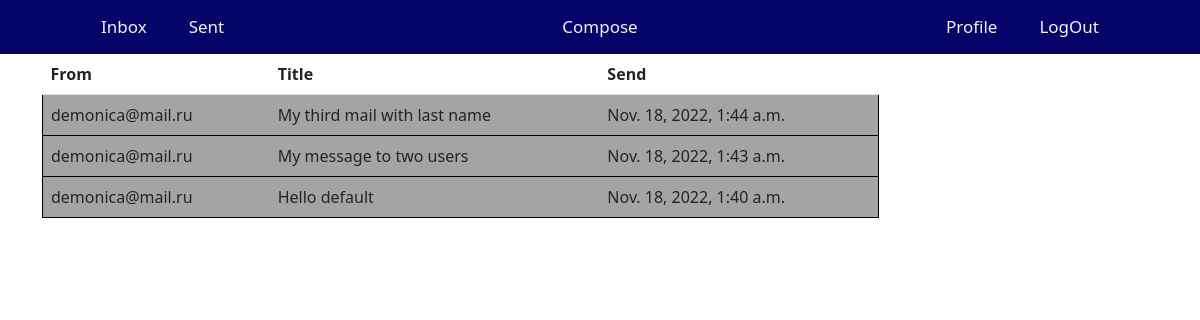
The page /mails/inbox (signed in) on the database its author committed.
### mails/models.py (models this page shows, shortened)
class Mail(models.Model):
    sender = models.ForeignKey(User, on_delete=models.CASCADE, related_name="sender")
    receiver = models.ForeignKey(User, on_delete=models.CASCADE, related_name="receiver")
    title = models.CharField(max_length=200)
    text = models.CharField(max_length=5000, blank=True, null=True)
    was_read = models.BooleanField(default=False)
    send_time = models.DateTimeField(auto_now_add=True)

### users/models.py (models this page shows, shortened)
class User(AbstractUser):
    email = models.EmailField(verbose_name='email', unique=True)
    first_name = models.CharField(max_length=30, blank=True)
    last_name = models.CharField(max_length=30, blank=True)
    birth_date = models.DateField(null=True, blank=True)
    username = None
    USERNAME_FIELD = 'email'
    REQUIRED_FIELDS = []
    objects = UserManager()
    class Meta:
        verbose_name = 'user'
        verbose_name_plural = 'users'

### mails/views.py (the view)
# urls.py: path('inbox', views.InboxPage.as_view(), name='inbox'),
class InboxPage(generic.ListView):
    template_name = 'mails/inbox.html'
    context_object_name = 'inbox_page'
    def get(self, request):
        try:
            mails = Mail.objects.all().filter(receiver_id=request.user.id).order_by('-send_time')
            mails = fullfill_mails(mails)
        except Mail.DoesNotExist:
            mails = []
        return render(request, self.template_name, {'mails': mails})

### mails/views.py (called while the page is built)
def fullfill_mails(mails):
    regex = r"[%]\b.*\b[%]"
    for mail in mails:
        if re.search(regex, str(mail.text)):
            mail.text = mail.text.replace("%first_name%", mail.receiver.first_name or "default")
            mail.text = mail.text.replace("%last_name%", mail.receiver.last_name or "default")
            mail.text = mail.text.replace("%birthday%", str(mail.receiver.birth_date) or "default")
        if re.search(regex, str(mail.title)):
            mail.title = mail.title.replace("%first_name%", mail.receiver.first_name or "default")
            mail.title = mail.title.replace("%last_name%", mail.receiver.last_name or "default")
            mail.title = mail.title.replace("%birthday%", str(mail.receiver.birth_date) or "default")
    return mails

### mails/templates/mails/inbox.html (shortened to what this page needs)
{% extends 'base.html' %}
{% load static %}
{% block content %}
    <div class="container">
        <div class="row">
            <div class="col-md-12">
                <div class="grid email">
                    <div class="grid-body">
                        <div class="col-md-9">
                            <div class="table-responsive">
                                <table class="table" style="">
                                    <tbody>
                                    <tr>
                                        <th class="name">From</th>
                                        <th class="subject">Title</th>
                                        <th class="subject">Send</th>
                                    </tr>
                                    {% for mail in mails %}
                                        <tr style="border: 1px solid black; border-collapse: collapse;{% if not mail.was_read %} background-color: #a4a4a4{% endif %}"
                                            onclick='location.href="{% url 'mails:detail' mail.id %}";'>
                                            <td class="name">{{ mail.sender }}</td>
                                            <td class="subject">{{ mail.title }}</td>
                                            <td class="subject">{{ mail.send_time }}</td>
                                        </tr>
                                    {% endfor %}
                                    </tbody>
                                </table>
                            </div>
                        </div>
                    </div>
                </div>
            </div>
        </div>
    </div>
{% endblock %}

### templates/base.html (shortened to what this page needs)
<!DOCTYPE html>
<html lang="en">
{% load static %}
<link href="https://cdn.jsdelivr.net/npm/bootstrap@5.2.1/dist/css/bootstrap.min.css" rel="stylesheet"
>
<link rel="stylesheet" href="{% static 'users/style.css' %}">
<head>
    <div class="topnav">
        {% if user.is_authenticated %}
            <div class="left">
                <a href="{% url 'mails:inbox' %}"> Inbox</a>
                <a href="{% url 'mails:sent' %}"> Sent</a></div>
            <div class="center">
                <a href="{% url 'mails:compose' %}"> Compose</a>
            </div>
            <div class="right">
                <a href="{% url 'users:profile' user_id=user.id %}">Profile</a>
                <a href="{% url 'users:logout' %}">LogOut</a>
            </div>
        {% else %}
            <div></div>
            <div></div>
            <div class="right">
                <a href="{% url 'users:login' %}"> Login</a>
            </div>
        {% endif %}
    </div>
</head>
<body>
{% block content %}
{% endblock content %}
</body>
</html>

### users/static/users/style.css (style rules this page uses)
.topnav { background-color: #060369; overflow: auto; padding: 0 5rem; display: grid; grid-template-columns: 1fr 1fr 1fr; align-items: start; }
.left { display: flex; }
.center { display: flex; justify-content: center; align-items: center; }
.right { display: flex; justify-content: end; align-items: end; }
.topnav a { color: #f2f2f2; text-align: center; padding: 14px 16px; margin-inline: 5px; text-decoration: none; font-size: 17px; }
body { height: 100%; }

### rows shown on the page
Mail: sender "demonica@mail.ru", title "My third mail with last name", send_time "Nov. 18, 2022, 1:44 a.m."
Mail: sender "demonica@mail.ru", title "My message to two users", send_time "Nov. 18, 2022, 1:43 a.m."
Mail: sender "demonica@mail.ru", title "Hello default", send_time "Nov. 18, 2022, 1:40 a.m."
